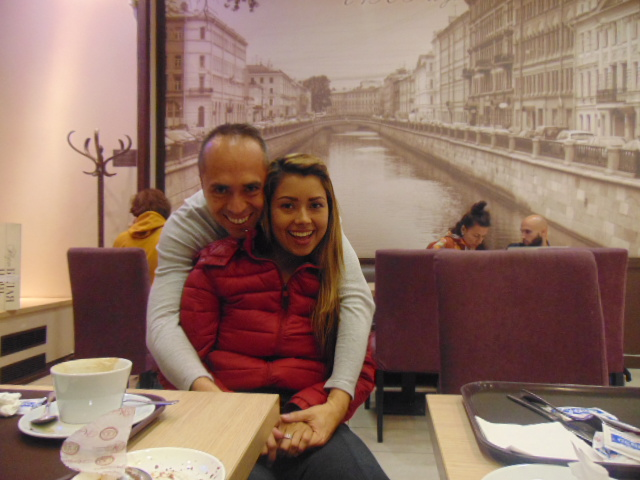
#> input picture imagenes/Fray y Yeny.png, 640 x 480 px
$ python 'Deteccion Rostros.py'
#> lines starting #> are read from the running program, lines starting #| are printed output that depends on the picture; after the words box and inside, x2 and y2 are one past the last pixel; in counts of white or black regions, pixels touching at a corner belong together
import cv2

#crear la cascada de Haar
ch = cv2.CascadeClassifier(cv2.data.haarcascades + "haarcascade_frontalface_default.xml")

#cargar la imagen
imgOriginal = cv2.imread("imagenes/Fray y Yeny.png")
#> imgOriginal is the input picture: shape (480, 640, 3); mean B, G, R 102.6, 115.8, 145.9
#convertir a grises
imgGrises = cv2.cvtColor(imgOriginal, cv2.COLOR_BGR2GRAY)
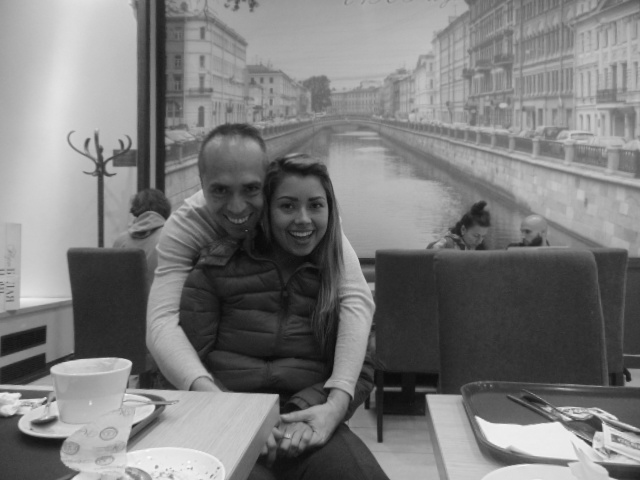
#> imgGrises: shape (480, 640); min 9, max 249, mean 123.3

#deterctar los rostros
rostros = ch.detectMultiScale(
    imgGrises,
    scaleFactor=1.1,
    minNeighbors=5,
    minSize=(30, 30),
    flags= cv2.CASCADE_SCALE_IMAGE
    )
#> rostros = [[264, 176, 75, 75], [196, 161, 77, 77]]

#seleccionar rostros
for (x, y, w, h) in rostros:
    cv2.rectangle(imgOriginal, (x, y), (x+w, y+h), (0,225, 0), 2)
#> this loop made 2 passes
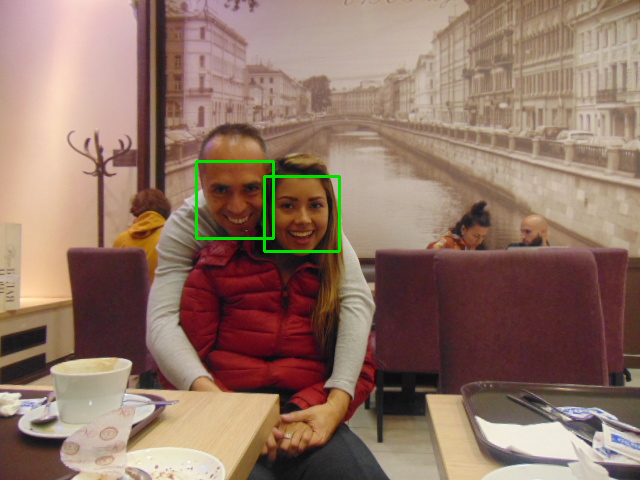
#> imgOriginal: shape (480, 640, 3); 0.59% of pixels changed, all inside (x1, y1, x2, y2) = (195, 160, 341, 253)

#mostrar resultado
cv2.imshow("Rostros encontrados", imgOriginal)
cv2.waitKey(0)

$ run again, with imagenes/Imagen Prueba.png copied over imagenes/Fray y Yeny.png
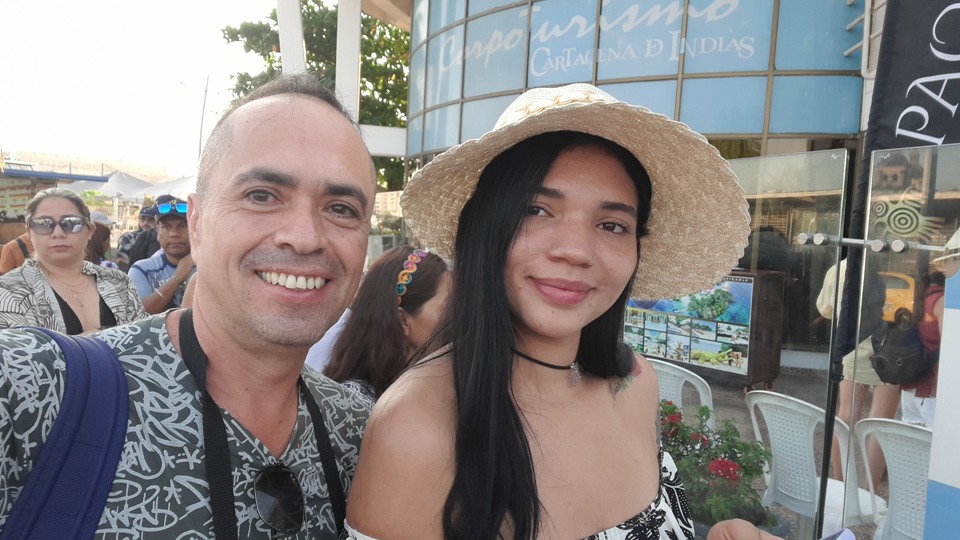
#> input picture imagenes/Imagen Prueba.png, 960 x 540 px
#> imgOriginal is the input picture: shape (540, 960, 3); mean B, G, R 130.6, 132.4, 137.3
#> `imgGrises = cv2.cvtColor(imgOriginal, cv2.COLOR_BGR2GRAY)`:
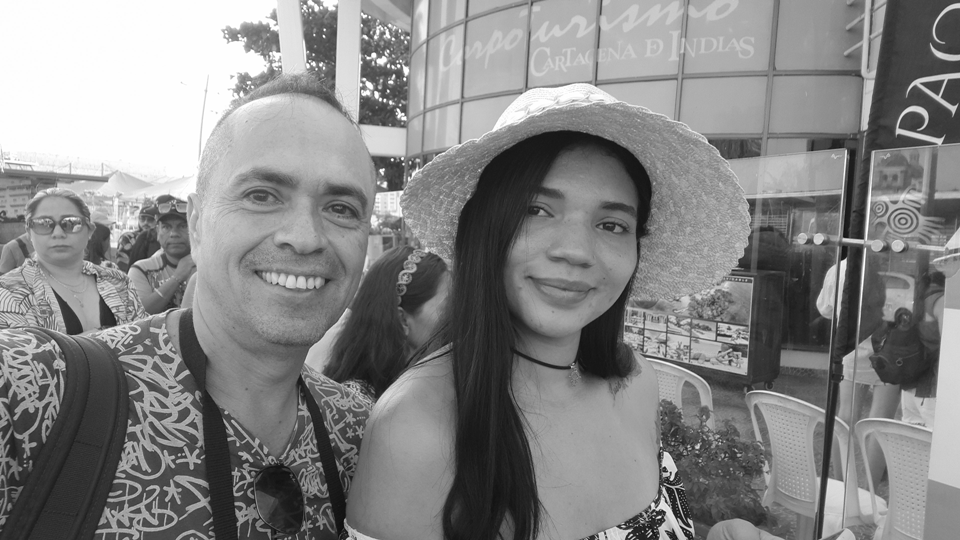
#> imgGrises: shape (540, 960); min 12, max 255, mean 133.6
#> rostros = [[26, 201, 66, 66], [135, 383, 78, 78], [613, 255, 144, 144], [491, 157, 169, 169], [200, 127, 198, 198]]
#> the loop `for (x, y, w, h) in rostros:` made 5 passes
#> after the loop `for (x, y, w, h) in rostros:`:
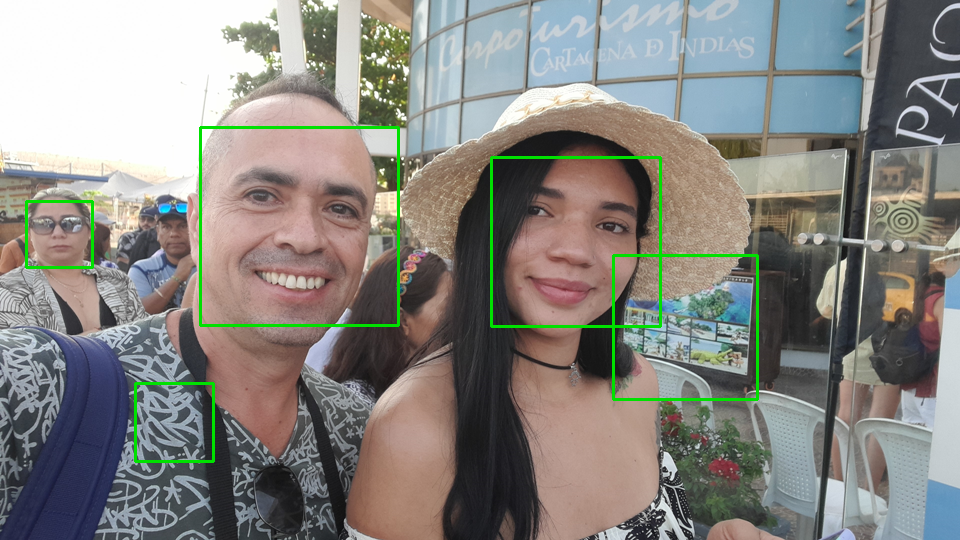
#> imgOriginal: shape (540, 960, 3); 1.51% of pixels changed, all inside (x1, y1, x2, y2) = (25, 126, 759, 463)
